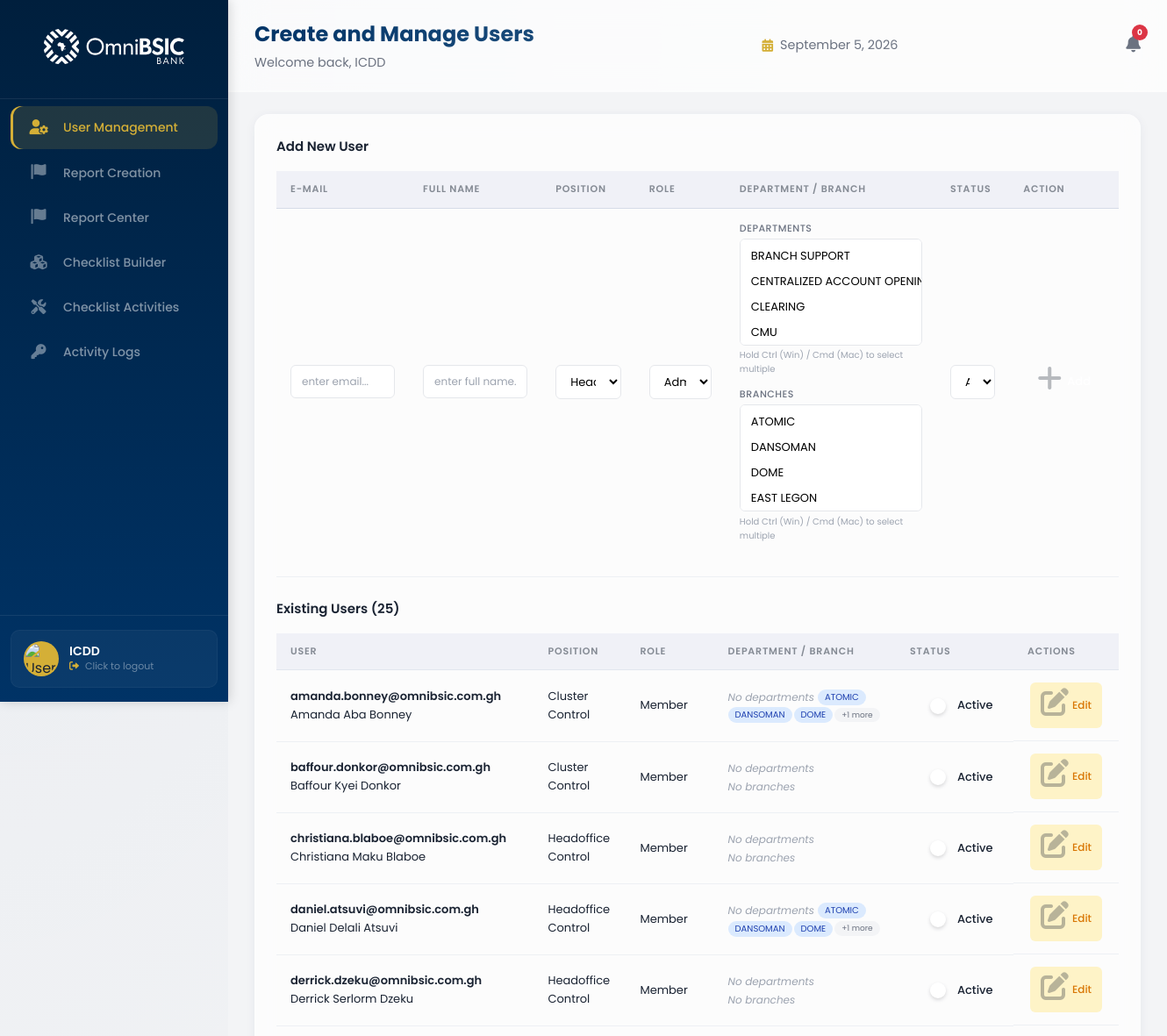
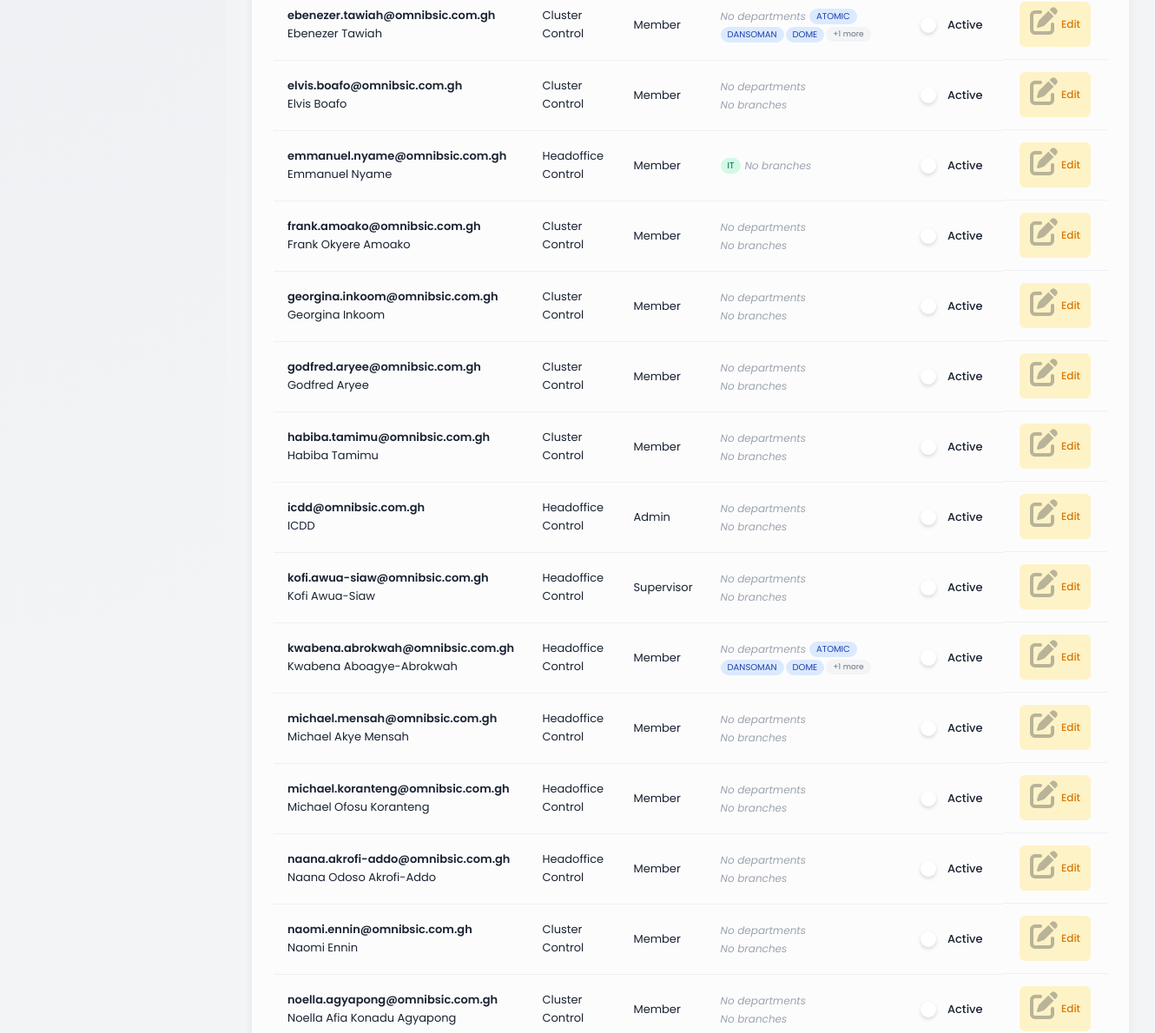
The app's page /adminboard/admin/ (signed in, upper part), older data (2 pictures, top to bottom).
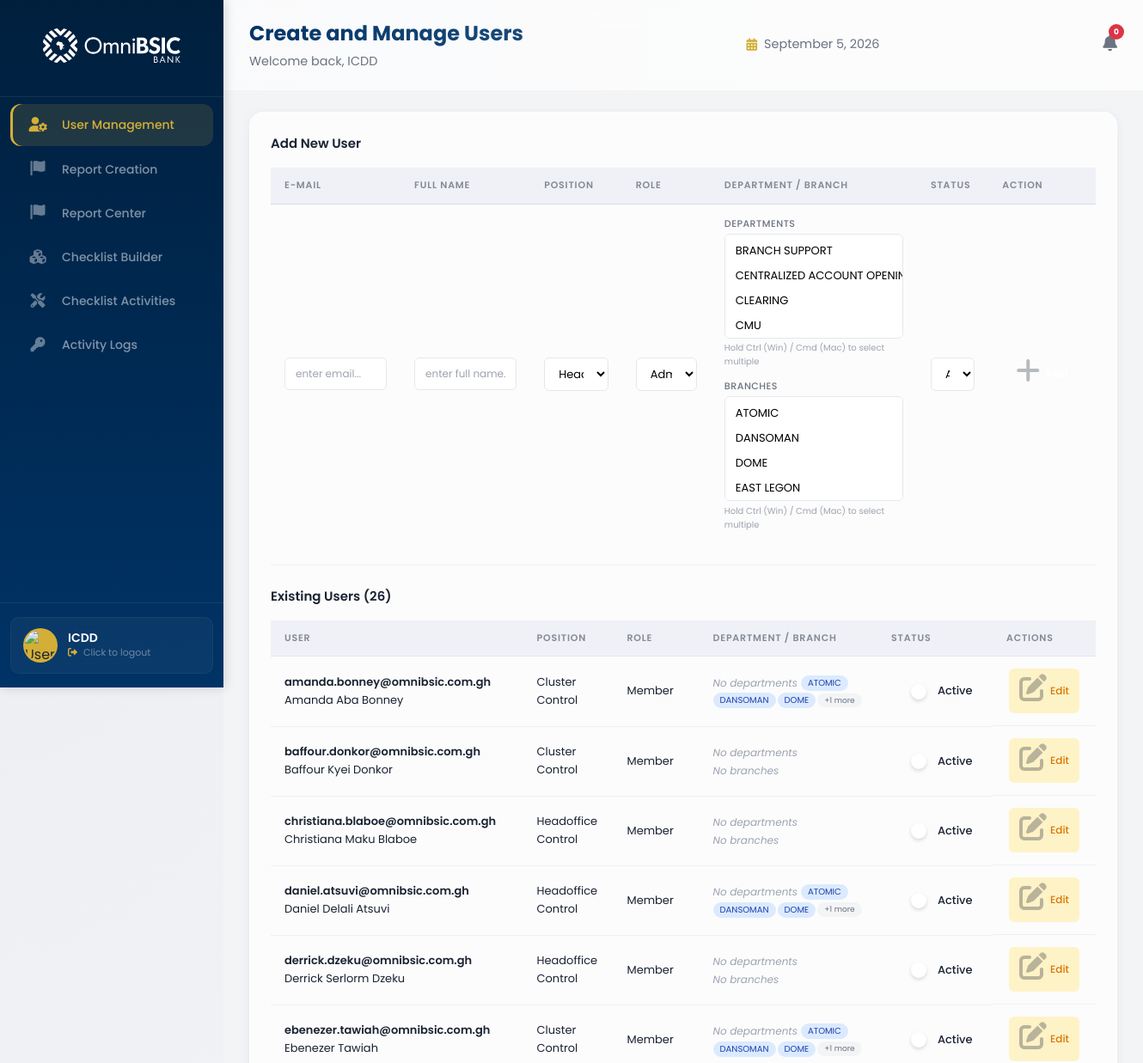
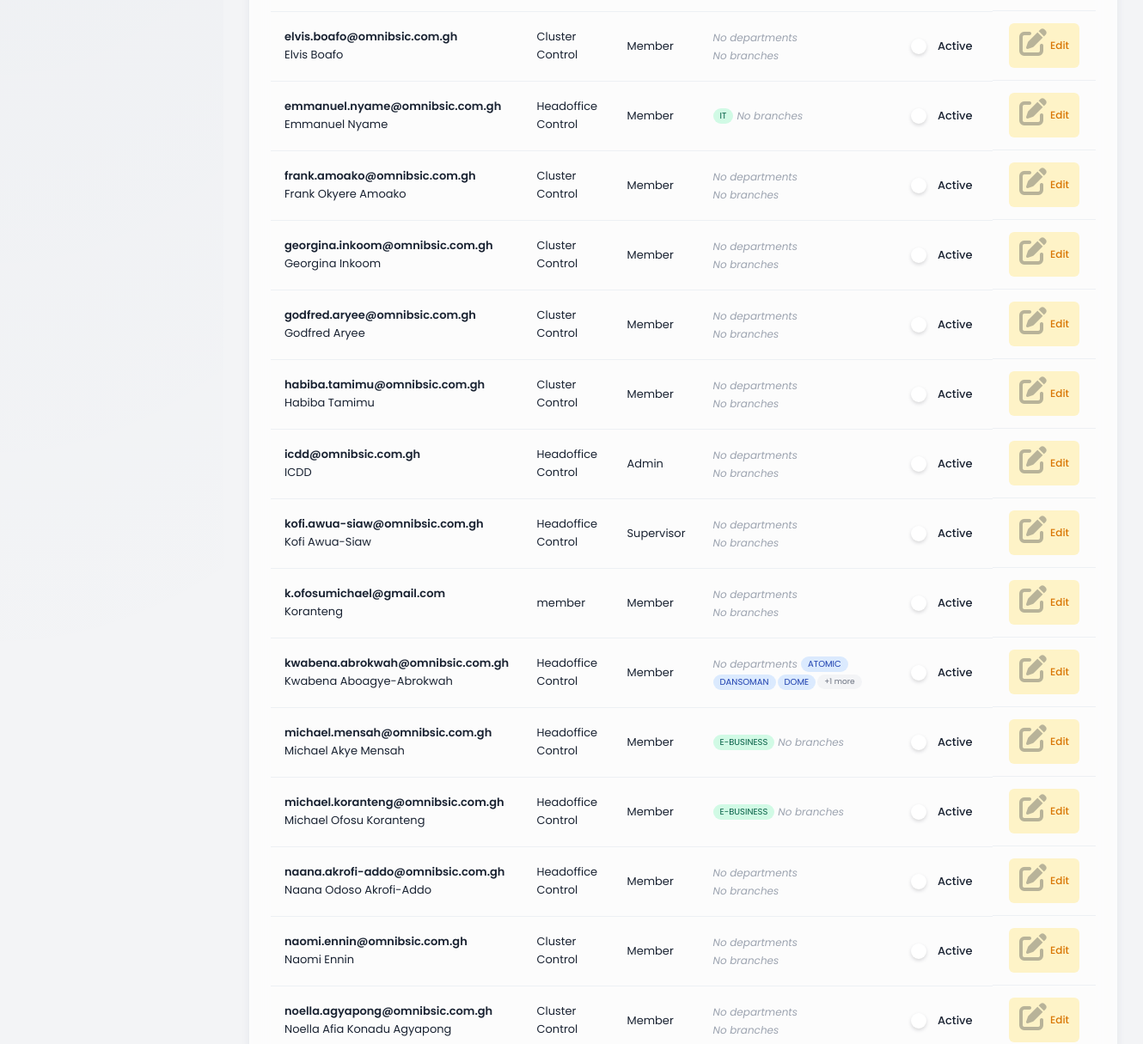
The same page, newer data (2 pictures, top to bottom).
### control_dashboard/models.py (models this page shows, shortened)
class UserProfile(models.Model):
    ROLE_CHOICES = [
        ('admin', 'Admin'),
        ('supervisor', 'Supervisor'),
        ('member', 'Member'),
    ]
    POSITION_CHOICES = [
        ('hc', 'Headoffice Control'),
        ('cc', 'Cluster Control'),
    ]
    STATUS_CHOICES = [
        ('active', 'Active'),
        ('inactive', 'Inactive'),
    ]
    user = models.OneToOneField(
        User,
        on_delete=models.CASCADE,
        related_name='profile',
        null=True,
        blank=True
    )
    email = models.EmailField(unique=True)
    full_name = models.CharField(max_length=200)
    username = models.CharField(max_length=150, unique=True, blank=True, null=True)
    position = models.CharField(max_length=50, choices=POSITION_CHOICES, default='member')
    role = models.CharField(max_length=50, choices=ROLE_CHOICES, default='member')
    status = models.CharField(max_length=50, choices=STATUS_CHOICES, default='active')
    departments = models.ManyToManyField(
        'Department',
        blank=True,
        related_name='user_profiles'
    )
    branches = models.ManyToManyField(
        'Branch',
        blank=True,
        related_name='user_profiles'
    )
    created_at = models.DateTimeField(auto_now_add=True)
    updated_at = models.DateTimeField(auto_now=True)
    class Meta:
        db_table = 'user_profiles'
        ordering = ['full_name']

class Branch(models.Model):
    name = models.CharField(max_length=100, unique=True)
    code = models.CharField(max_length=20, unique=True, blank=True, null=True)
    is_active = models.BooleanField(default=True)
    created_at = models.DateTimeField(auto_now_add=True)
    updated_at = models.DateTimeField(auto_now=True)
    def __str__(self):
        return self.name
    class Meta:
        db_table = 'branches'
        ordering = ['name']
        verbose_name_plural = 'Branches'

class Department(models.Model):
    name = models.CharField(max_length=100, unique=True)
    code = models.CharField(max_length=20, unique=True, blank=True, null=True)
    is_active = models.BooleanField(default=True)
    created_at = models.DateTimeField(auto_now_add=True)
    updated_at = models.DateTimeField(auto_now=True)
    class Meta:
        db_table = 'departments'
        ordering = ['name']
        verbose_name_plural = 'Departments'

### control_dashboard/views.py (the view)
# urls.py: path('admin/', views.admin_page, name='admin_page'),
@login_required
def admin_page(request):
    try:
        user_profile = UserProfile.objects.get(email=request.user.email)
        if user_profile.role != 'admin':
            messages.error(request, 'You do not have permission to access this page.')
            return redirect_dashboard(request.user)
    except UserProfile.DoesNotExist:
        return redirect_dashboard(request.user)
    from .models import Branch, Department
    users = UserProfile.objects.all().order_by('full_name')
    positions = UserProfile.POSITION_CHOICES
    roles = UserProfile.ROLE_CHOICES
    statuses = UserProfile.STATUS_CHOICES
    branches = Branch.objects.filter(is_active=True).order_by('name')
    departments = Department.objects.filter(is_active=True).order_by('name')
    context = {
        'user_profile': user_profile,
        'users': users,
        'positions': positions,
        'roles': roles,
        'statuses': statuses,
        'branches': branches,
        'departments': departments,
    }
    return render(request, 'control_dashboard/adminboard.html', context)

### control_dashboard/templates/control_dashboard/adminboard.html (shortened to what the changed rows need)
{% extends 'control_dashboard/base.html' %}
{% load static %}
{% block extra_css %}
<link rel="stylesheet" href="{% static 'stylesheets/admin.css' %}" type="text/css">
{% endblock %}
{% block page_title %}Create and Manage Users{% endblock %}
{% block content %}
<div class="table-container">
    <h4>Add New User</h4>
    <form id="addUserForm" onsubmit="addUser(event)">
        <table class="users-table">
            <thead>
                <tr>
                    <th style="min-width: 140px;">E-mail</th>
                    <th style="min-width: 140px;">Full Name</th>
                    <th style="min-width: 100px;">Position</th>
                    <th style="min-width: 100px;">Role</th>
                    <th style="min-width: 220px;">Department / Branch</th>
                    <th style="min-width: 80px;">Status</th>
                    <th style="min-width: 60px;" class="text-center">Action</th>
                </tr>
            </thead>
        </table>
    </form>
    <div class="table-divider"></div>
    <h4>Existing Users ({{ users|length }})</h4>
    <table class="users-table">
        <thead>
            <tr>
                <th style="min-width: 160px;">User</th>
                <th style="min-width: 100px;">Position</th>
                <th style="min-width: 100px;">Role</th>
                <th style="min-width: 200px;">Department / Branch</th>
                <th style="min-width: 80px;">Status</th>
                <th style="min-width: 60px;" class="text-center">Actions</th>
            </tr>
        </thead>
        <tbody>
            {% for user in users %}
            <tr id="user-row-{{ user.id }}">
                <td>
                    <div class="user-info">
                        <span class="user-email" data-val="{{ user.email }}">{{ user.email }}</span>
                        <span class="user-fullname" data-val="{{ user.full_name|default:'' }}">{{ user.full_name|default:"-" }}</span>
                    </div>
                </td>
                <td class="user-position" data-val="{{ user.position }}">{{ user.get_position_display }}</td>
                <td class="user-role" data-val="{{ user.role }}">{{ user.get_role_display }}</td>
                <td>
                    <div class="user-assignments">
                        {% with departments=user.departments.all %}
                            {% if departments %}
                                {% for dept in departments|slice:":3" %}
                                    <span class="tag department">{{ dept.name }}</span>
                                {% endfor %}
                            {% else %}
                                <span class="no-assignment">No departments</span>
                            {% endif %}
                        {% endwith %}
                        <br>
                        {% with branches=user.branches.all %}
                            {% if branches %}
                                {% for branch in branches|slice:":3" %}
                                    <span class="tag branch">{{ branch.name }}</span>
                                {% endfor %}
                                {% if branches|length > 3 %}
                                    <span class="tag more" title="{{ branches|join:', ' }}">+{{ branches|length|add:"-3" }} more</span>
                                {% endif %}
                            {% else %}
                                <span class="no-assignment">No branches</span>
                            {% endif %}
                        {% endwith %}
                    </div>
                </td>
                <td>
                    <div class="status-toggle-container">
                        <label class="switch">
                            <span class="slider round"></span>
                        </label>
                        <span class="status-text" id="status-text-{{ user.id }}">
                            {{ user.get_status_display }}
                        </span>
                    </div>
                </td>
                <td class="text-center actions-cell">
                    <button class="btn-edit" onclick="editUser('{{ user.id }}')">
                        <i class="fas fa-edit"></i> Edit
                    </button>
                </td>
            </tr>
            {% endfor %}
        </tbody>
    </table>
</div>
{% endblock %}

### control_dashboard/templates/control_dashboard/base.html (shortened to what this page needs)
{% load static %}
<!DOCTYPE html>
<html>
    <head>
        <link rel="stylesheet" href="{% static 'stylesheets/base.css' %}" type="text/css">
        <link rel="stylesheet" href="https://cdnjs.cloudflare.com/ajax/libs/font-awesome/6.0.0-beta3/css/all.min.css">
        {% block extra_css %}{% endblock %}
    </head>
    <body>
        <div class="page-wrapper">
            <div class="nav-bar">
                <div class="logo">
                    <a href="{% block dashboard_url %}{% url 'control_dashboard:member_dashboard' %}{% endblock %}">
                        <img src="{% static 'images/OmniBSIC_Bank_Logo.svg' %}" alt="Bank Logo">
                    </a>
                </div>
                <ul class="nav-links">
                    {% block nav_links %}{% endblock %}
                </ul>
                <div class="nav-footer">
                    <div class="nav-profile-card" onclick="logoutUser()" style="cursor: pointer;" title="Click to logout">
                        <div class="nav-profile-img-wrapper">
                            <img src="{% static 'images/user-avatar.jpg' %}" alt="User Profile Image">
                        </div>
                        <div class="nav-profile-info">
                            <h4 class="nav-user-name">{{ user_profile.full_name|default:"User" }}</h4>
                            <p class="nav-user-role">
                                <i class="fas fa-sign-out-alt" style="font-size: 11px; margin-right: 4px;"></i>
                                Click to logout
                            </p>
                        </div>
                    </div>
                </div>
            </div>
            <div class="main-content-wrapper">
                <div class="top-header">
                    <div class="top-header-left">
                        <span class="page-title">{% block page_title %}Dashboard{% endblock %}</span>
                        {% block page_subtitle %}
                        <span class="page-subtitle">Welcome back, {{ user_profile.full_name|default:"User" }}</span>
                        {% endblock %}
                    </div>
                    {% block top_header_center %}
                    <div class="top-header-center">
                        <span class="header-date">
                            <i class="fas fa-calendar-alt"></i>
                            {% now "F j, Y" %}
                        </span>
                    </div>
                    {% endblock %}
                    <div class="top-header-right">
                        {% block top_header_right %}
                        <div class="header-notifications">
                            <i class="fas fa-bell"></i>
                            <span class="notification-badge">0</span>
                        </div>
                        {% endblock %}
                    </div>
                </div>
                <div class="main-content">
                    {% block content %}{% endblock %}
                </div>
            </div>
        </div>
    </body>
</html>

Row changes from the older to the newer data that the page shows:
added UserProfile: email "k.ofosumichael@gmail.com", full_name "Koranteng", position "member", role "Member", shows "No departments", shows "No branches", status "Active"
changed UserProfile "michael.mensah@omnibsic.com.gh": gains Department (name "E-BUSINESS"); no longer shows "No departments"
changed UserProfile "michael.koranteng@omnibsic.com.gh": gains Department (name "E-BUSINESS"); no longer shows "No departments"
Text that changed along with them:
{{ users|length }}: "25" → "26"
